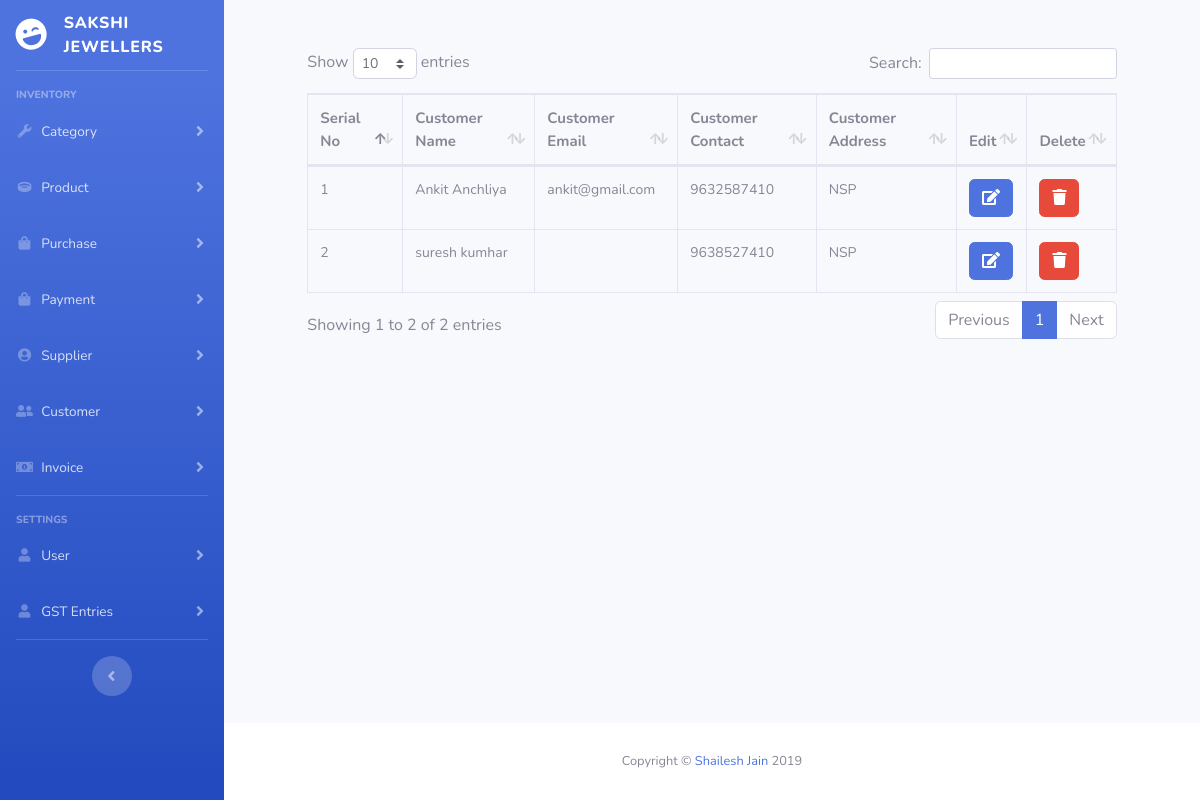
The page /customers.php on the database its author committed.
### tables this page shows
CREATE TABLE `customers` (
  `customer_id` int(11) NOT NULL,
  `customer_name` varchar(255) NOT NULL,
  `customer_address` text NOT NULL,
  `customer_email` varchar(255) NOT NULL,
  `customer_contact` varchar(13) NOT NULL,
  `deleted` int(1) NOT NULL DEFAULT '0',
  `created_at` datetime NOT NULL DEFAULT CURRENT_TIMESTAMP,
  `updated_at` datetime NOT NULL,
  `deleted_at` datetime NOT NULL,
  `created_by` int(11) NOT NULL,
  `updated_by` int(11) NOT NULL,
  `deleted_by` int(11) NOT NULL
);

### customers.php (called while the page is built, shortened)
<?php
require_once ('helpers/static-components.php');

### db/core/CRUD.class.php (called while the page is built, shortened)
<?php
class CRUD
{
    private static $pdo;
    private static $dsn = "mysql:host=".HOST.";dbname=".DB;
    public static function init()
    {
        try
        {
            self::$pdo = new PDO(self::$dsn, USERNAME, PASSWORD);
            self::$pdo->setAttribute(PDO::ATTR_DEFAULT_FETCH_MODE, PDO::FETCH_OBJ);
        }
        catch (PDOException $ex)
        {
             throw $ex;
        }
    }
    public static function query($query, ...$params)
    {
        if(strpos($query, "?") === false){
            $res = self::$pdo->query($query);
            return $res;
        }
        return self::executePreparedStatement($query, ...$params);
    }
}

### db/models/Customer.class.php (called while the page is built, shortened)
<?php
class Customer extends Table
{
    public static function viewAll()
    {
        return $rs = CRUD::query("SELECT @sr_no:=@sr_no+1 as serial_no, customers.* from customers INNER JOIN (SELECT @sr_no:= 0)AS a WHERE customers.deleted = 0");
    }
}

### includes/pages/customers/view-all-customers.php (the view, shortened to what this page needs)
<?php
$rs = Customer::viewAll();
$column_names_as = array(
    "serial_no" => "Serial No",
    "customer_name" => "Customer Name",
    "customer_email" => "Customer Email",
    "customer_contact" => "Customer Contact",
    "customer_address" => "Customer Address",
);
require_once 'includes/pages/customers/delete-customer.php';
?>
    <div class="row">
        <div class="offset-1 col-md-10">
            <div class="table-responsive">
                <table class="tables table table-bordered">
                    <thead>
                    <tr>
                        <?php
                        foreach ($column_names_as as $column_name_as) {
                            echo "<th>{$column_name_as}</th>";
                        }
                        ?>
                        <th>Edit</th>
                        <th>Delete</th>
                    </tr>
                    </thead>
                    <tbody>
                    <?php
                    $column_names = array_keys($column_names_as);
                    while($row = $rs->fetch(PDO::FETCH_ASSOC)) {
                        echo "<tr>";
                        foreach ($column_names as $column_name) {
                            echo "<td>$row[$column_name]</td>";
                        }
                        echo "<td><a class='btn btn-primary text-white' href='customers.php?src=edit-customer&id={$row["customer_id"]}' data-toggle='tooltip' data-html='true' title='Edit this product'><i class='fa fa-edit'></i></a></td>";
                        echo "<td><a class='btn btn-danger text-white delete' data-toggle='modal' data-target='#deleteModal' data-html='true' title='Delete this product' data-delete='customers.php?form=delete-customer&id={$row["customer_id"]}'><i class='fa fa-trash'></i></a></td>";
                        echo "</tr>";
                    }
                    ?>
                    </tbody>
                </table>
            </div>
        </div>
    </div>

### rows shown on the page
customers: column_name "1", customer_name "Ankit Anchliya", customer_email "ankit@gmail.com", customer_contact "9632587410", customer_address "NSP"
customers: column_name "2", customer_name "suresh kumhar", customer_contact "9638527410", customer_address "NSP"

### other values the page prints
$column_name_as "Serial No"
$column_name_as "Customer Name"
$column_name_as "Customer Email"
$column_name_as "Customer Contact"
$column_name_as "Customer Address"
